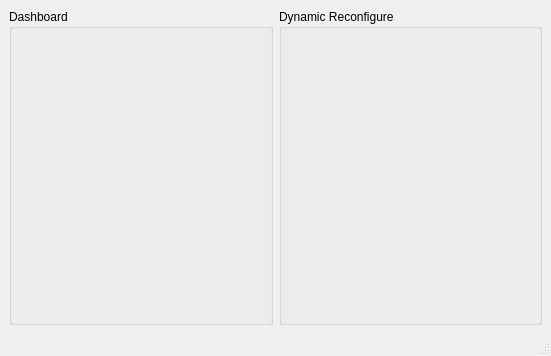
<?xml version="1.0" encoding="UTF-8"?>
<ui version="4.0">
 <class>MainWindow</class>
 <widget class="QMainWindow" name="MainWindow">
  <property name="geometry">
   <rect>
    <x>0</x>
    <y>0</y>
    <width>551</width>
    <height>356</height>
   </rect>
  </property>
  <property name="windowTitle">
   <string>Robot Mock</string>
  </property>
  <property name="windowIcon">
   <iconset resource="main_window.qrc">
    <normaloff>:/images/tuxrobot.png</normaloff>:/images/tuxrobot.png</iconset>
  </property>
  <widget class="QWidget" name="central_layout">
   <layout class="QHBoxLayout" name="horizontalLayout">
    <item>
     <widget class="DashboardGroupBox" name="dashboard_group_box">
      <property name="title">
       <string notr="true">Dashboard</string>
      </property>
     </widget>
    </item>
    <item>
     <widget class="ReconfigureGroupBox" name="reconfigure_group_box">
      <property name="title">
       <string>Dynamic Reconfigure</string>
      </property>
     </widget>
    </item>
   </layout>
  </widget>
  <widget class="QMenuBar" name="menubar">
   <property name="geometry">
    <rect>
     <x>0</x>
     <y>0</y>
     <width>551</width>
     <height>35</height>
    </rect>
   </property>
   <property name="defaultUp">
    <bool>false</bool>
   </property>
  </widget>
  <widget class="QStatusBar" name="statusbar"/>
 </widget>
 <customwidgets>
  <customwidget>
   <class>DashboardGroupBox</class>
   <extends>QGroupBox</extends>
   <header location="global">py_trees_ros_tutorials.mock.gui.dashboard_group_box</header>
   <container>1</container>
  </customwidget>
  <customwidget>
   <class>ReconfigureGroupBox</class>
   <extends>QGroupBox</extends>
   <header location="global">py_trees_ros_tutorials.mock.gui.reconfigure_group_box</header>
   <container>1</container>
  </customwidget>
 </customwidgets>
 <resources>
  <include location="main_window.qrc"/>
 </resources>
 <connections/>
</ui>
